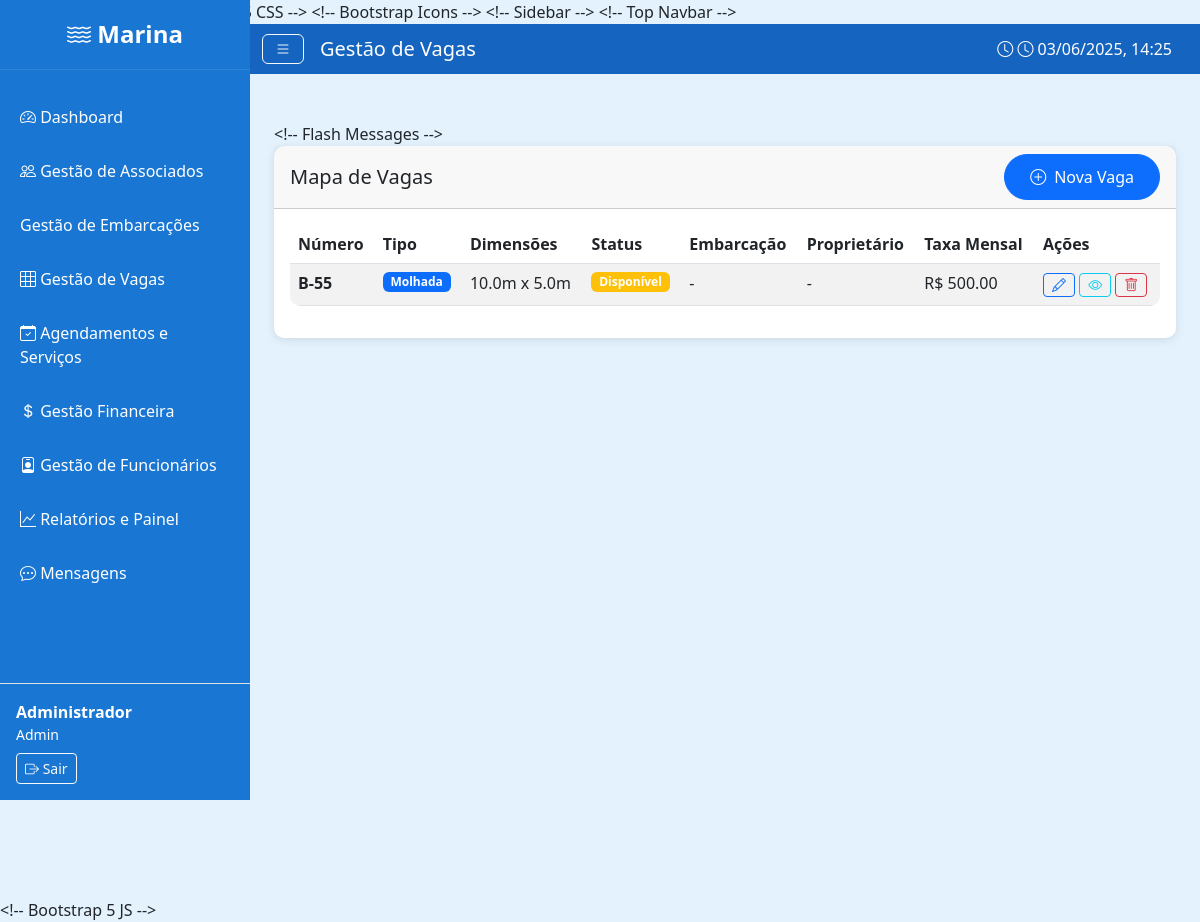
The app's page /admin/berths (signed in) with its own data.
### tables this page shows
CREATE TABLE berths (
    id INTEGER PRIMARY KEY AUTOINCREMENT,
    number TEXT UNIQUE NOT NULL,
    type TEXT NOT NULL CHECK (type IN ('dry', 'wet')),
    length REAL,
    width REAL,
    status TEXT DEFAULT 'available' CHECK (status IN ('available', 'occupied', 'maintenance', 'reserved')),
    boat_id INTEGER,
    assigned_date DATETIME,
    monthly_rate REAL,
    created_at DATETIME DEFAULT CURRENT_TIMESTAMP,
    FOREIGN KEY (boat_id) REFERENCES boats (id)
);

### app.py (the view)
@app.route('/admin/berths')
@login_required
@role_required(['admin'])
def admin_berths():
    log_user_activity(session['user_id'], 'view_berths', 'berths', None, 'Visualização da lista de vagas')
    conn = get_db_connection()
    boat_count = conn.execute("SELECT COUNT(*) as count FROM boats").fetchone()['count']
    print(f"DEBUG: Total de embarcações no banco: {boat_count}")
    berths = conn.execute("""
        SELECT b.*, bt.name as boat_name, u.name as owner_name
        FROM berths b
        LEFT JOIN boats bt ON b.boat_id = bt.id
        LEFT JOIN users u ON bt.owner_id = u.id
        ORDER BY b.number
    """).fetchall()
    boats = conn.execute("""
        SELECT b.id, b.name, b.type, u.name as owner_name
        FROM boats b
        LEFT JOIN users u ON b.owner_id = u.id
        ORDER BY b.name
    """).fetchall()
    print(f"DEBUG: Embarcações encontradas para dropdown: {len(boats)}")
    for boat in boats:
        print(f"DEBUG: Embarcação - ID: {boat['id']}, Nome: {boat['name']}, Tipo: {boat['type']}, Proprietário: {boat['owner_name']}")
    conn.close()
    return render_template('admin/berths.html', berths=berths, boats=boats)

### app.py (called while the page is built)
def login_required(f):
    @wraps(f)
    def decorated_function(*args, **kwargs):
        if 'user_id' not in session:
            flash('Você precisa fazer login para acessar esta página.', 'warning')
            return redirect(url_for('login'))
        return f(*args, **kwargs)
    return decorated_function

def role_required(roles):
    def decorator(f):
        @wraps(f)
        def decorated_function(*args, **kwargs):
            if 'user_role' not in session or session['user_role'] not in roles:
                flash('Acesso negado! Você não tem permissão para acessar esta funcionalidade.', 'error')
                return redirect(url_for('dashboard'))
            return f(*args, **kwargs)
        return decorated_function
    return decorator

def get_db_connection():
    conn = sqlite3.connect('marina.db')
    conn.row_factory = sqlite3.Row
    return conn

def log_user_activity(user_id, action, table_affected=None, record_id=None, details=None):
    try:
        conn = get_db_connection()
        conn.execute("""
            INSERT INTO user_logs (user_id, action, table_affected, record_id, details, ip_address, timestamp)
            VALUES (?, ?, ?, ?, ?, ?, ?)
        """, (user_id, action, table_affected, record_id, details, request.remote_addr, datetime.datetime.now()))
        conn.commit()
        conn.close()
    except:
        pass  # Não falhar se o log não funcionar

### templates/admin/berths.html (shortened to what this page needs)
{% extends "base.html" %}
{% block page_title %}Gestão de Vagas{% endblock %}
{% block content %}
<div class="row">
    <div class="col-12">
        <div class="card">
            <div class="card-header d-flex justify-content-between align-items-center">
                <h5 class="card-title mb-0">Mapa de Vagas</h5>
                <button class="btn btn-primary" data-bs-toggle="modal" data-bs-target="#newBerthModal">
                    <i class="bi bi-plus-circle me-2"></i>Nova Vaga
                </button>
            </div>
            <div class="card-body">
                <div class="table-responsive">
                    <table class="table table-striped">
                        <thead>
                            <tr>
                                <th>Número</th>
                                <th>Tipo</th>
                                <th>Dimensões</th>
                                <th>Status</th>
                                <th>Embarcação</th>
                                <th>Proprietário</th>
                                <th>Taxa Mensal</th>
                                <th>Ações</th>
                            </tr>
                        </thead>
                        <tbody>
                            {% for berth in berths %}
                            <tr>
                                <td><strong>{{ berth.number }}</strong></td>
                                <td>
                                    <span class="badge bg-{{ 'primary' if berth.type == 'wet' else 'secondary' }}">
                                        {{ 'Molhada' if berth.type == 'wet' else 'Seca' }}
                                    </span>
                                </td>
                                <td>{{ berth.length }}m x {{ berth.width }}m</td>
                                <td>
                                    <span class="badge bg-{{ 'success' if berth.status == 'occupied' else 'warning' if berth.status == 'available' else 'danger' if berth.status == 'maintenance' else 'info' }}">
                                        {{ 'Ocupada' if berth.status == 'occupied' else 'Disponível' if berth.status == 'available' else 'Manutenção' if berth.status == 'maintenance' else 'Reservada' }}
                                    </span>
                                </td>
                                <td>{{ berth.boat_name or '-' }}</td>
                                <td>{{ berth.owner_name or '-' }}</td>
                                <td>
                                    {% if berth.monthly_rate %}
                                        R$ {{ "%.2f"|format(berth.monthly_rate) }}
                                    {% else %}
                                        -
                                    {% endif %}
                                </td>
                                <td>
                                    <button class="btn btn-sm btn-outline-primary" onclick="editBerth({{ berth.id }})">
                                        <i class="bi bi-pencil"></i>
                                    </button>
                                    <button class="btn btn-sm btn-outline-info" onclick="viewBerth({{ berth.id }})">
                                        <i class="bi bi-eye"></i>
                                    </button>
                                    <button class="btn btn-sm btn-outline-danger" onclick="deleteBerth({{ berth.id }})">
                                        <i class="bi bi-trash"></i>
                                    </button>
                                </td>
                            </tr>
                            {% endfor %}
                        </tbody>
                    </table>
                </div>
            </div>
        </div>
    </div>
</div>
{% endblock %}

### records on screen
berths: number "B-55", type "Molhada", length "10.0", width "5.0", status "Disponível", boat_name "-", owner_name "-", monthly_rate "500.00"

### other values on screen
{{ session.user_name }} "Administrador"
{{ session.user_role|title }} "Admin"
